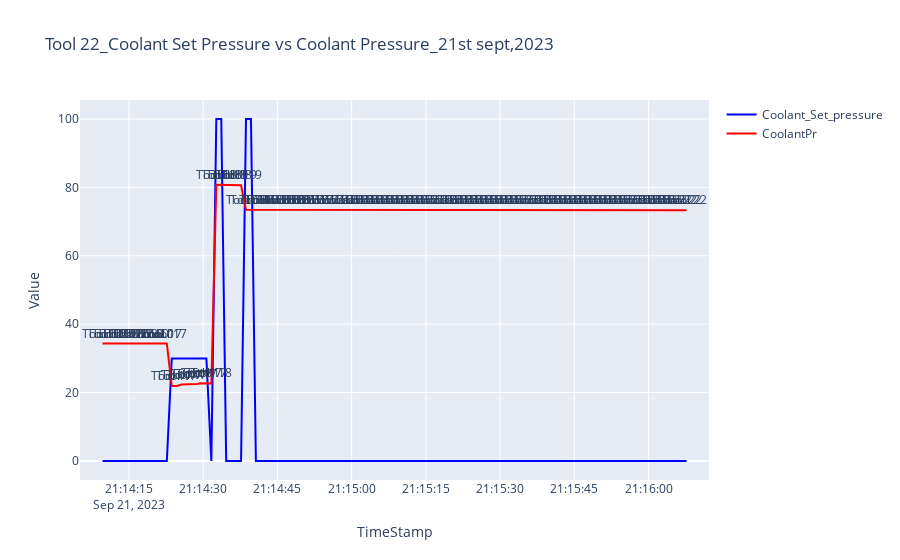

The notebook cell this image was saved under:
### Markdown cell above
### Tool 22 Signature Plots

### Code cell
### Tool 22 21, sept, 2024


import plotly.graph_objects as go

trace1 = go.Scatter(x=tool22_on_21sep.index, y=tool22_on_21sep['Coolant_Set_pressure'], mode='lines', name='Coolant_Set_pressure', line=dict(color='blue'))

trace2 = go.Scatter(x=tool22_on_21sep.index, y=tool22_on_21sep['CoolantPr'], mode='lines', name='CoolantPr', line=dict(color='red'))

annotations = []
for timestamp, coolant_pressure, present_tool in zip(tool22_on_21sep.index, tool22_on_21sep['CoolantPr'], tool22_on_21sep['PresentTool']):
    annotations.append(dict(x=timestamp, y=coolant_pressure, text=f'Tool {present_tool}', showarrow=False, xanchor='center', yanchor='bottom'))


layout = go.Layout(
    title='Tool 22_Coolant Set Pressure vs Coolant Pressure_21st sept,2023',
    xaxis=dict(title='TimeStamp'),
    yaxis=dict(title='Value'),
    annotations=annotations
)


fig = go.Figure(data=[trace1, trace2], layout=layout)


fig.show()

### Figure 1 — Plotly figure (JSON) as saved in the notebook; plotly's stock layout.template omitted (floating-point values rounded to 4 significant figures)
{"data": [{"line": {"color": "blue"}, "mode": "lines", "name": "Coolant_Set_pressure", "type": "scatter", "x": ["2023-09-21T21:14:09.647000", "2023-09-21T21:14:10.647000", "2023-09-21T21:14:11.647000", "2023-09-21T21:14:12.647000", "2023-09-21T21:14:13.647000", "2023-09-21T21:14:14.647000", "2023-09-21T21:14:15.647000", "2023-09-21T21:14:16.647000", "2023-09-21T21:14:17.647000", "2023-09-21T21:14:18.647000", "2023-09-21T21:14:19.647000", "2023-09-21T21:14:20.647000", "2023-09-21T21:14:21.647000", "2023-09-21T21:14:22.647000", "2023-09-21T21:14:23.647000", "2023-09-21T21:14:24.647000", "2023-09-21T21:14:25.647000", "2023-09-21T21:14:26.647000", "2023-09-21T21:14:27.647000", "2023-09-21T21:14:28.647000", "2023-09-21T21:14:29.647000", "2023-09-21T21:14:30.647000", "2023-09-21T21:14:31.647000", "2023-09-21T21:14:32.647000", "2023-09-21T21:14:33.647000", "2023-09-21T21:14:34.647000", "2023-09-21T21:14:35.647000", "2023-09-21T21:14:36.647000", "2023-09-21T21:14:37.647000", "2023-09-21T21:14:38.647000", "2023-09-21T21:14:39.647000", "2023-09-21T21:14:40.647000", "2023-09-21T21:14:41.647000", "2023-09-21T21:14:42.647000", "2023-09-21T21:14:43.647000", "2023-09-21T21:14:44.647000", "2023-09-21T21:14:45.647000", "2023-09-21T21:14:46.647000", "2023-09-21T21:14:47.647000", "2023-09-21T21:14:48.650000", "2023-09-21T21:14:49.650000", "2023-09-21T21:14:50.650000", "2023-09-21T21:14:51.650000", "2023-09-21T21:14:52.650000", "2023-09-21T21:14:53.650000", "2023-09-21T21:14:54.650000", "2023-09-21T21:14:55.650000", "2023-09-21T21:14:56.650000", "2023-09-21T21:14:57.650000", "2023-09-21T21:14:58.650000", "2023-09-21T21:14:59.650000", "2023-09-21T21:15:00.650000", "2023-09-21T21:15:01.650000", "2023-09-21T21:15:02.650000", "2023-09-21T21:15:03.650000", "2023-09-21T21:15:04.650000", "2023-09-21T21:15:05.650000", "2023-09-21T21:15:06.650000", "2023-09-21T21:15:07.650000", "2023-09-21T21:15:08.650000", "2023-09-21T21:15:09.650000", "2023-09-21T21:15:10.650000", "2023-09-21T21:15:11.650000", "2023-09-21T21:15:12.650000", "2023-09-21T21:15:13.650000", "2023-09-21T21:15:14.650000", "2023-09-21T21:15:15.650000", "2023-09-21T21:15:16.650000", "2023-09-21T21:15:17.650000", "2023-09-21T21:15:18.650000", "2023-09-21T21:15:19.650000", "2023-09-21T21:15:20.650000", "2023-09-21T21:15:21.650000", "2023-09-21T21:15:22.650000", "2023-09-21T21:15:23.650000", "2023-09-21T21:15:24.650000", "2023-09-21T21:15:25.650000", "2023-09-21T21:15:26.650000", "2023-09-21T21:15:27.650000", "2023-09-21T21:15:28.650000", "2023-09-21T21:15:29.650000", "2023-09-21T21:15:30.650000", "2023-09-21T21:15:31.650000", "2023-09-21T21:15:32.650000", "2023-09-21T21:15:33.650000", "2023-09-21T21:15:34.650000", "2023-09-21T21:15:35.650000", "2023-09-21T21:15:36.650000", "2023-09-21T21:15:37.650000", "2023-09-21T21:15:38.650000", "2023-09-21T21:15:39.650000", "2023-09-21T21:15:40.650000", "2023-09-21T21:15:41.650000", "2023-09-21T21:15:42.650000", "2023-09-21T21:15:43.650000", "2023-09-21T21:15:44.650000", "2023-09-21T21:15:45.650000", "2023-09-21T21:15:46.650000", "2023-09-21T21:15:47.650000", "2023-09-21T21:15:48.650000", "2023-09-21T21:15:49.650000", "2023-09-21T21:15:50.650000", "2023-09-21T21:15:51.667000", "2023-09-21T21:15:52.667000", "2023-09-21T21:15:53.667000", "2023-09-21T21:15:54.667000", "2023-09-21T21:15:55.667000", "2023-09-21T21:15:56.667000", "2023-09-21T21:15:57.667000", "2023-09-21T21:15:58.667000", "2023-09-21T21:15:59.667000", "2023-09-21T21:16:00.667000", "2023-09-21T21:16:01.667000", "2023-09-21T21:16:02.667000", "2023-09-21T21:16:03.667000", "2023-09-21T21:16:04.667000", "2023-09-21T21:16:05.667000", "2023-09-21T21:16:06.667000", "2023-09-21T21:16:07.667000"], "y": [0, 0, 0, 0, 0, 0, 0, 0, 0, 0, 0, 0, 0, 0, 30, 30, 30, 30, 30, 30, 30, 30, 0, 100, 100, 0, 0, 0, 0, 100, 100, 0, 0, 0, 0, 0, 0, 0, 0, 0, 0, 0, 0, 0, 0, 0, 0, 0, 0, 0, 0, 0, 0, 0, 0, 0, 0, 0, 0, 0, 0, 0, 0, 0, 0, 0, 0, 0, 0, 0, 0, 0, 0, 0, 0, 0, 0, 0, 0, 0, 0, 0, 0, 0, 0, 0, 0, 0, 0, 0, 0, 0, 0, 0, 0, 0, 0, 0, 0, 0, 0, 0, 0, 0, 0, 0, 0, 0, 0, 0, 0, 0, 0, 0, 0, 0, 0, 0, 0]}, {"line": {"color": "red"}, "mode": "lines", "name": "CoolantPr", "type": "scatter", "x": ["2023-09-21T21:14:09.647000", "2023-09-21T21:14:10.647000", "2023-09-21T21:14:11.647000", "2023-09-21T21:14:12.647000", "2023-09-21T21:14:13.647000", "2023-09-21T21:14:14.647000", "2023-09-21T21:14:15.647000", "2023-09-21T21:14:16.647000", "2023-09-21T21:14:17.647000", "2023-09-21T21:14:18.647000", "2023-09-21T21:14:19.647000", "2023-09-21T21:14:20.647000", "2023-09-21T21:14:21.647000", "2023-09-21T21:14:22.647000", "2023-09-21T21:14:23.647000", "2023-09-21T21:14:24.647000", "2023-09-21T21:14:25.647000", "2023-09-21T21:14:26.647000", "2023-09-21T21:14:27.647000", "2023-09-21T21:14:28.647000", "2023-09-21T21:14:29.647000", "2023-09-21T21:14:30.647000", "2023-09-21T21:14:31.647000", "2023-09-21T21:14:32.647000", "2023-09-21T21:14:33.647000", "2023-09-21T21:14:34.647000", "2023-09-21T21:14:35.647000", "2023-09-21T21:14:36.647000", "2023-09-21T21:14:37.647000", "2023-09-21T21:14:38.647000", "2023-09-21T21:14:39.647000", "2023-09-21T21:14:40.647000", "2023-09-21T21:14:41.647000", "2023-09-21T21:14:42.647000", "2023-09-21T21:14:43.647000", "2023-09-21T21:14:44.647000", "2023-09-21T21:14:45.647000", "2023-09-21T21:14:46.647000", "2023-09-21T21:14:47.647000", "2023-09-21T21:14:48.650000", "2023-09-21T21:14:49.650000", "2023-09-21T21:14:50.650000", "2023-09-21T21:14:51.650000", "2023-09-21T21:14:52.650000", "2023-09-21T21:14:53.650000", "2023-09-21T21:14:54.650000", "2023-09-21T21:14:55.650000", "2023-09-21T21:14:56.650000", "2023-09-21T21:14:57.650000", "2023-09-21T21:14:58.650000", "2023-09-21T21:14:59.650000", "2023-09-21T21:15:00.650000", "2023-09-21T21:15:01.650000", "2023-09-21T21:15:02.650000", "2023-09-21T21:15:03.650000", "2023-09-21T21:15:04.650000", "2023-09-21T21:15:05.650000", "2023-09-21T21:15:06.650000", "2023-09-21T21:15:07.650000", "2023-09-21T21:15:08.650000", "2023-09-21T21:15:09.650000", "2023-09-21T21:15:10.650000", "2023-09-21T21:15:11.650000", "2023-09-21T21:15:12.650000", "2023-09-21T21:15:13.650000", "2023-09-21T21:15:14.650000", "2023-09-21T21:15:15.650000", "2023-09-21T21:15:16.650000", "2023-09-21T21:15:17.650000", "2023-09-21T21:15:18.650000", "2023-09-21T21:15:19.650000", "2023-09-21T21:15:20.650000", "2023-09-21T21:15:21.650000", "2023-09-21T21:15:22.650000", "2023-09-21T21:15:23.650000", "2023-09-21T21:15:24.650000", "2023-09-21T21:15:25.650000", "2023-09-21T21:15:26.650000", "2023-09-21T21:15:27.650000", "2023-09-21T21:15:28.650000", "2023-09-21T21:15:29.650000", "2023-09-21T21:15:30.650000", "2023-09-21T21:15:31.650000", "2023-09-21T21:15:32.650000", "2023-09-21T21:15:33.650000", "2023-09-21T21:15:34.650000", "2023-09-21T21:15:35.650000", "2023-09-21T21:15:36.650000", "2023-09-21T21:15:37.650000", "2023-09-21T21:15:38.650000", "2023-09-21T21:15:39.650000", "2023-09-21T21:15:40.650000", "2023-09-21T21:15:41.650000", "2023-09-21T21:15:42.650000", "2023-09-21T21:15:43.650000", "2023-09-21T21:15:44.650000", "2023-09-21T21:15:45.650000", "2023-09-21T21:15:46.650000", "2023-09-21T21:15:47.650000", "2023-09-21T21:15:48.650000", "2023-09-21T21:15:49.650000", "2023-09-21T21:15:50.650000", "2023-09-21T21:15:51.667000", "2023-09-21T21:15:52.667000", "2023-09-21T21:15:53.667000", "2023-09-21T21:15:54.667000", "2023-09-21T21:15:55.667000", "2023-09-21T21:15:56.667000", "2023-09-21T21:15:57.667000", "2023-09-21T21:15:58.667000", "2023-09-21T21:15:59.667000", "2023-09-21T21:16:00.667000", "2023-09-21T21:16:01.667000", "2023-09-21T21:16:02.667000", "2023-09-21T21:16:03.667000", "2023-09-21T21:16:04.667000", "2023-09-21T21:16:05.667000", "2023-09-21T21:16:06.667000", "2023-09-21T21:16:07.667000"], "y": [34.35, 34.35, 34.35, 34.35, 34.35, 34.35, 34.35, 34.35, 34.35, 34.35, 34.35, 34.35, 34.35, 34.35, 21.94, 21.94, 22.34, 22.34, 22.52, 22.52, 22.71, 22.68, 22.68, 80.77, 80.77, 80.63, 80.63, 80.63, 80.63, 73.47, 73.47, 73.35, 73.35, 73.35, 73.35, 73.35, 73.35, 73.35, 73.35, 73.35, 73.35, 73.35, 73.35, 73.35, 73.35, 73.35, 73.35, 73.35, 73.35, 73.35, 73.35, 73.35, 73.35, 73.35, 73.35, 73.35, 73.35, 73.35, 73.35, 73.35, 73.35, 73.35, 73.35, 73.35, 73.35, 73.35, 73.35, 73.35, 73.35, 73.35, 73.35, 73.35, 73.35, 73.35, 73.35, 73.35, 73.35, 73.35, 73.35, 73.35, 73.35, 73.35, 73.35, 73.35, 73.35, 73.35, 73.35, 73.35, 73.35, 73.35, 73.35, 73.35, 73.35, 73.35, 73.35, 73.35, 73.35, 73.35, 73.35, 73.35, 73.35, 73.35, 73.35, 73.35, 73.35, 73.35, 73.35, 73.35, 73.35, 73.35, 73.35, 73.35, 73.35, 73.35, 73.35, 73.35, 73.35, 73.35, 73.35]}], "layout": {"annotations": [{"showarrow": false, "text": "Tool 12", "x": "2023-09-21T21:14:09.647000", "xanchor": "center", "y": 34.35, "yanchor": "bottom"}, {"showarrow": false, "text": "Tool 12", "x": "2023-09-21T21:14:10.647000", "xanchor": "center", "y": 34.35, "yanchor": "bottom"}, {"showarrow": false, "text": "Tool 12", "x": "2023-09-21T21:14:11.647000", "xanchor": "center", "y": 34.35, "yanchor": "bottom"}, {"showarrow": false, "text": "Tool 12", "x": "2023-09-21T21:14:12.647000", "xanchor": "center", "y": 34.35, "yanchor": "bottom"}, {"showarrow": false, "text": "Tool 12", "x": "2023-09-21T21:14:13.647000", "xanchor": "center", "y": 34.35, "yanchor": "bottom"}, {"showarrow": false, "text": "Tool 12", "x": "2023-09-21T21:14:14.647000", "xanchor": "center", "y": 34.35, "yanchor": "bottom"}, {"showarrow": false, "text": "Tool 12", "x": "2023-09-21T21:14:15.647000", "xanchor": "center", "y": 34.35, "yanchor": "bottom"}, {"showarrow": false, "text": "Tool 12", "x": "2023-09-21T21:14:16.647000", "xanchor": "center", "y": 34.35, "yanchor": "bottom"}, {"showarrow": false, "text": "Tool 12", "x": "2023-09-21T21:14:17.647000", "xanchor": "center", "y": 34.35, "yanchor": "bottom"}, {"showarrow": false, "text": "Tool 0", "x": "2023-09-21T21:14:18.647000", "xanchor": "center", "y": 34.35, "yanchor": "bottom"}, {"showarrow": false, "text": "Tool 0", "x": "2023-09-21T21:14:19.647000", "xanchor": "center", "y": 34.35, "yanchor": "bottom"}, {"showarrow": false, "text": "Tool 0", "x": "2023-09-21T21:14:20.647000", "xanchor": "center", "y": 34.35, "yanchor": "bottom"}, {"showarrow": false, "text": "Tool 17", "x": "2023-09-21T21:14:21.647000", "xanchor": "center", "y": 34.35, "yanchor": "bottom"}, {"showarrow": false, "text": "Tool 17", "x": "2023-09-21T21:14:22.647000", "xanchor": "center", "y": 34.35, "yanchor": "bottom"}, {"showarrow": false, "text": "Tool 17", "x": "2023-09-21T21:14:23.647000", "xanchor": "center", "y": 21.94, "yanchor": "bottom"}, {"showarrow": false, "text": "Tool 17", "x": "2023-09-21T21:14:24.647000", "xanchor": "center", "y": 21.94, "yanchor": "bottom"}, {"showarrow": false, "text": "Tool 17", "x": "2023-09-21T21:14:25.647000", "xanchor": "center", "y": 22.34, "yanchor": "bottom"}, {"showarrow": false, "text": "Tool 17", "x": "2023-09-21T21:14:26.647000", "xanchor": "center", "y": 22.34, "yanchor": "bottom"}, {"showarrow": false, "text": "Tool 17", "x": "2023-09-21T21:14:27.647000", "xanchor": "center", "y": 22.52, "yanchor": "bottom"}, {"showarrow": false, "text": "Tool 17", "x": "2023-09-21T21:14:28.647000", "xanchor": "center", "y": 22.52, "yanchor": "bottom"}, {"showarrow": false, "text": "Tool 17", "x": "2023-09-21T21:14:29.647000", "xanchor": "center", "y": 22.71, "yanchor": "bottom"}, {"showarrow": false, "text": "Tool 17", "x": "2023-09-21T21:14:30.647000", "xanchor": "center", "y": 22.68, "yanchor": "bottom"}, {"showarrow": false, "text": "Tool 18", "x": "2023-09-21T21:14:31.647000", "xanchor": "center", "y": 22.68, "yanchor": "bottom"}, {"showarrow": false, "text": "Tool 18", "x": "2023-09-21T21:14:32.647000", "xanchor": "center", "y": 80.77, "yanchor": "bottom"}, {"showarrow": false, "text": "Tool 18", "x": "2023-09-21T21:14:33.647000", "xanchor": "center", "y": 80.77, "yanchor": "bottom"}, {"showarrow": false, "text": "Tool 18", "x": "2023-09-21T21:14:34.647000", "xanchor": "center", "y": 80.63, "yanchor": "bottom"}, {"showarrow": false, "text": "Tool 18", "x": "2023-09-21T21:14:35.647000", "xanchor": "center", "y": 80.63, "yanchor": "bottom"}, {"showarrow": false, "text": "Tool 19", "x": "2023-09-21T21:14:36.647000", "xanchor": "center", "y": 80.63, "yanchor": "bottom"}, {"showarrow": false, "text": "Tool 19", "x": "2023-09-21T21:14:37.647000", "xanchor": "center", "y": 80.63, "yanchor": "bottom"}, {"showarrow": false, "text": "Tool 19", "x": "2023-09-21T21:14:38.647000", "xanchor": "center", "y": 73.47, "yanchor": "bottom"}, {"showarrow": false, "text": "Tool 19", "x": "2023-09-21T21:14:39.647000", "xanchor": "center", "y": 73.47, "yanchor": "bottom"}, {"showarrow": false, "text": "Tool 0", "x": "2023-09-21T21:14:40.647000", "xanchor": "center", "y": 73.35, "yanchor": "bottom"}, {"showarrow": false, "text": "Tool 0", "x": "2023-09-21T21:14:41.647000", "xanchor": "center", "y": 73.35, "yanchor": "bottom"}, {"showarrow": false, "text": "Tool 20", "x": "2023-09-21T21:14:42.647000", "xanchor": "center", "y": 73.35, "yanchor": "bottom"}, {"showarrow": false, "text": "Tool 20", "x": "2023-09-21T21:14:43.647000", "xanchor": "center", "y": 73.35, "yanchor": "bottom"}, {"showarrow": false, "text": "Tool 20", "x": "2023-09-21T21:14:44.647000", "xanchor": "center", "y": 73.35, "yanchor": "bottom"}, {"showarrow": false, "text": "Tool 20", "x": "2023-09-21T21:14:45.647000", "xanchor": "center", "y": 73.35, "yanchor": "bottom"}, {"showarrow": false, "text": "Tool 20", "x": "2023-09-21T21:14:46.647000", "xanchor": "center", "y": 73.35, "yanchor": "bottom"}, {"showarrow": false, "text": "Tool 20", "x": "2023-09-21T21:14:47.647000", "xanchor": "center", "y": 73.35, "yanchor": "bottom"}, {"showarrow": false, "text": "Tool 21", "x": "2023-09-21T21:14:48.650000", "xanchor": "center", "y": 73.35, "yanchor": "bottom"}, {"showarrow": false, "text": "Tool 21", "x": "2023-09-21T21:14:49.650000", "xanchor": "center", "y": 73.35, "yanchor": "bottom"}, {"showarrow": false, "text": "Tool 21", "x": "2023-09-21T21:14:50.650000", "xanchor": "center", "y": 73.35, "yanchor": "bottom"}, {"showarrow": false, "text": "Tool 21", "x": "2023-09-21T21:14:51.650000", "xanchor": "center", "y": 73.35, "yanchor": "bottom"}, {"showarrow": false, "text": "Tool 21", "x": "2023-09-21T21:14:52.650000", "xanchor": "center", "y": 73.35, "yanchor": "bottom"}, {"showarrow": false, "text": "Tool 21", "x": "2023-09-21T21:14:53.650000", "xanchor": "center", "y": 73.35, "yanchor": "bottom"}, {"showarrow": false, "text": "Tool 21", "x": "2023-09-21T21:14:54.650000", "xanchor": "center", "y": 73.35, "yanchor": "bottom"}, {"showarrow": false, "text": "Tool 21", "x": "2023-09-21T21:14:55.650000", "xanchor": "center", "y": 73.35, "yanchor": "bottom"}, {"showarrow": false, "text": "Tool 22", "x": "2023-09-21T21:14:56.650000", "xanchor": "center", "y": 73.35, "yanchor": "bottom"}, {"showarrow": false, "text": "Tool 22", "x": "2023-09-21T21:14:57.650000", "xanchor": "center", "y": 73.35, "yanchor": "bottom"}, {"showarrow": false, "text": "Tool 22", "x": "2023-09-21T21:14:58.650000", "xanchor": "center", "y": 73.35, "yanchor": "bottom"}, {"showarrow": false, "text": "Tool 22", "x": "2023-09-21T21:14:59.650000", "xanchor": "center", "y": 73.35, "yanchor": "bottom"}, {"showarrow": false, "text": "Tool 22", "x": "2023-09-21T21:15:00.650000", "xanchor": "center", "y": 73.35, "yanchor": "bottom"}, {"showarrow": false, "text": "Tool 22", "x": "2023-09-21T21:15:01.650000", "xanchor": "center", "y": 73.35, "yanchor": "bottom"}, {"showarrow": false, "text": "Tool 22", "x": "2023-09-21T21:15:02.650000", "xanchor": "center", "y": 73.35, "yanchor": "bottom"}, {"showarrow": false, "text": "Tool 22", "x": "2023-09-21T21:15:03.650000", "xanchor": "center", "y": 73.35, "yanchor": "bottom"}, {"showarrow": false, "text": "Tool 22", "x": "2023-09-21T21:15:04.650000", "xanchor": "center", "y": 73.35, "yanchor": "bottom"}, {"showarrow": false, "text": "Tool 22", "x": "2023-09-21T21:15:05.650000", "xanchor": "center", "y": 73.35, "yanchor": "bottom"}, {"showarrow": false, "text": "Tool 22", "x": "2023-09-21T21:15:06.650000", "xanchor": "center", "y": 73.35, "yanchor": "bottom"}, {"showarrow": false, "text": "Tool 22", "x": "2023-09-21T21:15:07.650000", "xanchor": "center", "y": 73.35, "yanchor": "bottom"}, {"showarrow": false, "text": "Tool 22", "x": "2023-09-21T21:15:08.650000", "xanchor": "center", "y": 73.35, "yanchor": "bottom"}, {"showarrow": false, "text": "Tool 22", "x": "2023-09-21T21:15:09.650000", "xanchor": "center", "y": 73.35, "yanchor": "bottom"}, {"showarrow": false, "text": "Tool 22", "x": "2023-09-21T21:15:10.650000", "xanchor": "center", "y": 73.35, "yanchor": "bottom"}, {"showarrow": false, "text": "Tool 22", "x": "2023-09-21T21:15:11.650000", "xanchor": "center", "y": 73.35, "yanchor": "bottom"}, {"showarrow": false, "text": "Tool 22", "x": "2023-09-21T21:15:12.650000", "xanchor": "center", "y": 73.35, "yanchor": "bottom"}, {"showarrow": false, "text": "Tool 22", "x": "2023-09-21T21:15:13.650000", "xanchor": "center", "y": 73.35, "yanchor": "bottom"}, {"showarrow": false, "text": "Tool 22", "x": "2023-09-21T21:15:14.650000", "xanchor": "center", "y": 73.35, "yanchor": "bottom"}, {"showarrow": false, "text": "Tool 22", "x": "2023-09-21T21:15:15.650000", "xanchor": "center", "y": 73.35, "yanchor": "bottom"}, {"showarrow": false, "text": "Tool 22", "x": "2023-09-21T21:15:16.650000", "xanchor": "center", "y": 73.35, "yanchor": "bottom"}, {"showarrow": false, "text": "Tool 22", "x": "2023-09-21T21:15:17.650000", "xanchor": "center", "y": 73.35, "yanchor": "bottom"}, {"showarrow": false, "text": "Tool 22", "x": "2023-09-21T21:15:18.650000", "xanchor": "center", "y": 73.35, "yanchor": "bottom"}, {"showarrow": false, "text": "Tool 22", "x": "2023-09-21T21:15:19.650000", "xanchor": "center", "y": 73.35, "yanchor": "bottom"}, {"showarrow": false, "text": "Tool 22", "x": "2023-09-21T21:15:20.650000", "xanchor": "center", "y": 73.35, "yanchor": "bottom"}, {"showarrow": false, "text": "Tool 22", "x": "2023-09-21T21:15:21.650000", "xanchor": "center", "y": 73.35, "yanchor": "bottom"}, {"showarrow": false, "text": "Tool 22", "x": "2023-09-21T21:15:22.650000", "xanchor": "center", "y": 73.35, "yanchor": "bottom"}, {"showarrow": false, "text": "Tool 22", "x": "2023-09-21T21:15:23.650000", "xanchor": "center", "y": 73.35, "yanchor": "bottom"}, {"showarrow": false, "text": "Tool 22", "x": "2023-09-21T21:15:24.650000", "xanchor": "center", "y": 73.35, "yanchor": "bottom"}, {"showarrow": false, "text": "Tool 22", "x": "2023-09-21T21:15:25.650000", "xanchor": "center", "y": 73.35, "yanchor": "bottom"}, {"showarrow": false, "text": "Tool 22", "x": "2023-09-21T21:15:26.650000", "xanchor": "center", "y": 73.35, "yanchor": "bottom"}, {"showarrow": false, "text": "Tool 22", "x": "2023-09-21T21:15:27.650000", "xanchor": "center", "y": 73.35, "yanchor": "bottom"}, {"showarrow": false, "text": "Tool 22", "x": "2023-09-21T21:15:28.650000", "xanchor": "center", "y": 73.35, "yanchor": "bottom"}, {"showarrow": false, "text": "Tool 22", "x": "2023-09-21T21:15:29.650000", "xanchor": "center", "y": 73.35, "yanchor": "bottom"}, {"showarrow": false, "text": "Tool 22", "x": "2023-09-21T21:15:30.650000", "xanchor": "center", "y": 73.35, "yanchor": "bottom"}, {"showarrow": false, "text": "Tool 22", "x": "2023-09-21T21:15:31.650000", "xanchor": "center", "y": 73.35, "yanchor": "bottom"}, {"showarrow": false, "text": "Tool 22", "x": "2023-09-21T21:15:32.650000", "xanchor": "center", "y": 73.35, "yanchor": "bottom"}, {"showarrow": false, "text": "Tool 22", "x": "2023-09-21T21:15:33.650000", "xanchor": "center", "y": 73.35, "yanchor": "bottom"}, {"showarrow": false, "text": "Tool 22", "x": "2023-09-21T21:15:34.650000", "xanchor": "center", "y": 73.35, "yanchor": "bottom"}, {"showarrow": false, "text": "Tool 22", "x": "2023-09-21T21:15:35.650000", "xanchor": "center", "y": 73.35, "yanchor": "bottom"}, {"showarrow": false, "text": "Tool 22", "x": "2023-09-21T21:15:36.650000", "xanchor": "center", "y": 73.35, "yanchor": "bottom"}, {"showarrow": false, "text": "Tool 22", "x": "2023-09-21T21:15:37.650000", "xanchor": "center", "y": 73.35, "yanchor": "bottom"}, {"showarrow": false, "text": "Tool 22", "x": "2023-09-21T21:15:38.650000", "xanchor": "center", "y": 73.35, "yanchor": "bottom"}, {"showarrow": false, "text": "Tool 22", "x": "2023-09-21T21:15:39.650000", "xanchor": "center", "y": 73.35, "yanchor": "bottom"}, {"showarrow": false, "text": "Tool 22", "x": "2023-09-21T21:15:40.650000", "xanchor": "center", "y": 73.35, "yanchor": "bottom"}, {"showarrow": false, "text": "Tool 22", "x": "2023-09-21T21:15:41.650000", "xanchor": "center", "y": 73.35, "yanchor": "bottom"}, {"showarrow": false, "text": "Tool 22", "x": "2023-09-21T21:15:42.650000", "xanchor": "center", "y": 73.35, "yanchor": "bottom"}, {"showarrow": false, "text": "Tool 22", "x": "2023-09-21T21:15:43.650000", "xanchor": "center", "y": 73.35, "yanchor": "bottom"}, {"showarrow": false, "text": "Tool 22", "x": "2023-09-21T21:15:44.650000", "xanchor": "center", "y": 73.35, "yanchor": "bottom"}, {"showarrow": false, "text": "Tool 22", "x": "2023-09-21T21:15:45.650000", "xanchor": "center", "y": 73.35, "yanchor": "bottom"}, {"showarrow": false, "text": "Tool 22", "x": "2023-09-21T21:15:46.650000", "xanchor": "center", "y": 73.35, "yanchor": "bottom"}, {"showarrow": false, "text": "Tool 22", "x": "2023-09-21T21:15:47.650000", "xanchor": "center", "y": 73.35, "yanchor": "bottom"}, {"showarrow": false, "text": "Tool 22", "x": "2023-09-21T21:15:48.650000", "xanchor": "center", "y": 73.35, "yanchor": "bottom"}, {"showarrow": false, "text": "Tool 22", "x": "2023-09-21T21:15:49.650000", "xanchor": "center", "y": 73.35, "yanchor": "bottom"}, {"showarrow": false, "text": "Tool 22", "x": "2023-09-21T21:15:50.650000", "xanchor": "center", "y": 73.35, "yanchor": "bottom"}, {"showarrow": false, "text": "Tool 22", "x": "2023-09-21T21:15:51.667000", "xanchor": "center", "y": 73.35, "yanchor": "bottom"}, {"showarrow": false, "text": "Tool 22", "x": "2023-09-21T21:15:52.667000", "xanchor": "center", "y": 73.35, "yanchor": "bottom"}, {"showarrow": false, "text": "Tool 22", "x": "2023-09-21T21:15:53.667000", "xanchor": "center", "y": 73.35, "yanchor": "bottom"}, {"showarrow": false, "text": "Tool 22", "x": "2023-09-21T21:15:54.667000", "xanchor": "center", "y": 73.35, "yanchor": "bottom"}, {"showarrow": false, "text": "Tool 22", "x": "2023-09-21T21:15:55.667000", "xanchor": "center", "y": 73.35, "yanchor": "bottom"}, {"showarrow": false, "text": "Tool 22", "x": "2023-09-21T21:15:56.667000", "xanchor": "center", "y": 73.35, "yanchor": "bottom"}, {"showarrow": false, "text": "Tool 22", "x": "2023-09-21T21:15:57.667000", "xanchor": "center", "y": 73.35, "yanchor": "bottom"}, {"showarrow": false, "text": "Tool 22", "x": "2023-09-21T21:15:58.667000", "xanchor": "center", "y": 73.35, "yanchor": "bottom"}, {"showarrow": false, "text": "Tool 22", "x": "2023-09-21T21:15:59.667000", "xanchor": "center", "y": 73.35, "yanchor": "bottom"}, {"showarrow": false, "text": "Tool 22", "x": "2023-09-21T21:16:00.667000", "xanchor": "center", "y": 73.35, "yanchor": "bottom"}, {"showarrow": false, "text": "Tool 22", "x": "2023-09-21T21:16:01.667000", "xanchor": "center", "y": 73.35, "yanchor": "bottom"}, {"showarrow": false, "text": "Tool 22", "x": "2023-09-21T21:16:02.667000", "xanchor": "center", "y": 73.35, "yanchor": "bottom"}, {"showarrow": false, "text": "Tool 22", "x": "2023-09-21T21:16:03.667000", "xanchor": "center", "y": 73.35, "yanchor": "bottom"}, {"showarrow": false, "text": "Tool 22", "x": "2023-09-21T21:16:04.667000", "xanchor": "center", "y": 73.35, "yanchor": "bottom"}, {"showarrow": false, "text": "Tool 22", "x": "2023-09-21T21:16:05.667000", "xanchor": "center", "y": 73.35, "yanchor": "bottom"}, {"showarrow": false, "text": "Tool 22", "x": "2023-09-21T21:16:06.667000", "xanchor": "center", "y": 73.35, "yanchor": "bottom"}, {"showarrow": false, "text": "Tool 22", "x": "2023-09-21T21:16:07.667000", "xanchor": "center", "y": 73.35, "yanchor": "bottom"}], "title": {"text": "Tool 22_Coolant Set Pressure vs Coolant Pressure_21st sept,2023"}, "xaxis": {"title": {"text": "TimeStamp"}}, "yaxis": {"title": {"text": "Value"}}}}
